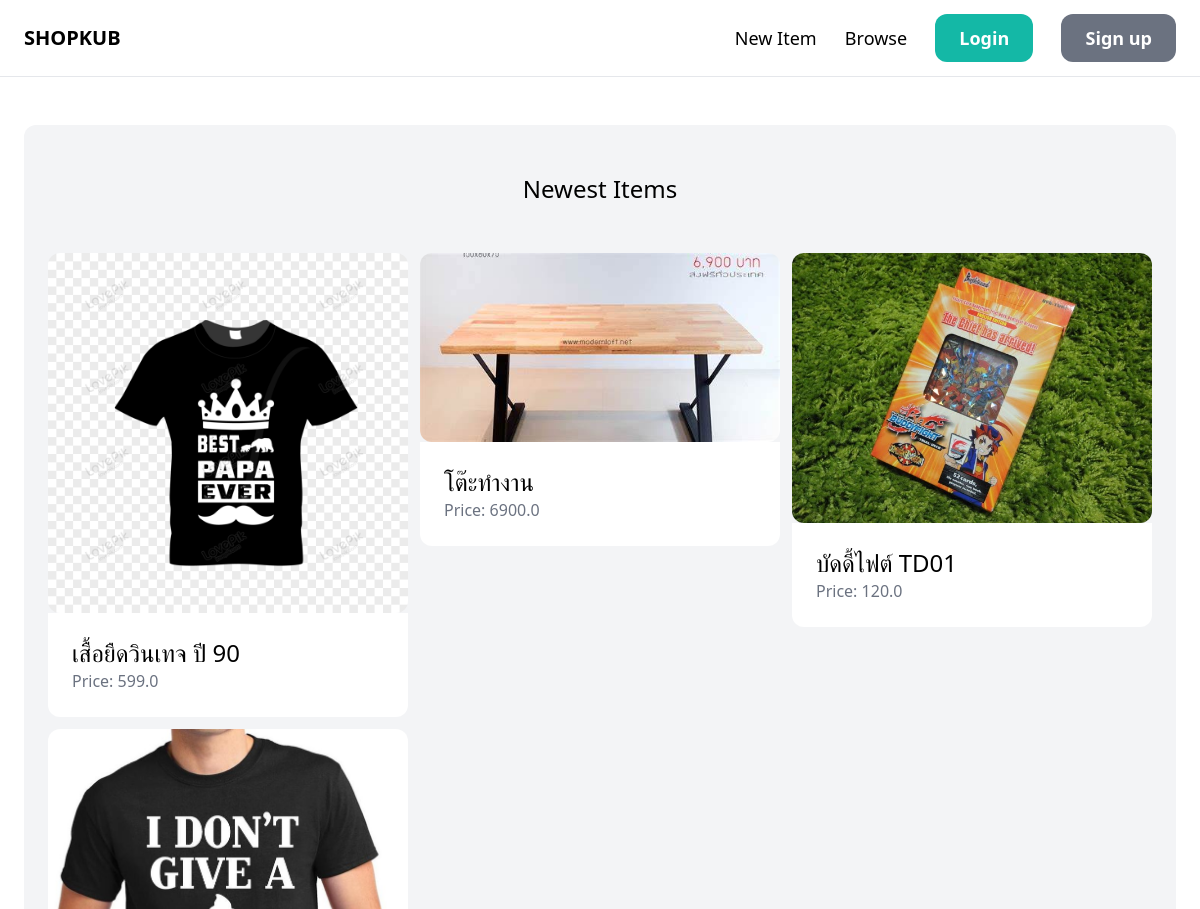
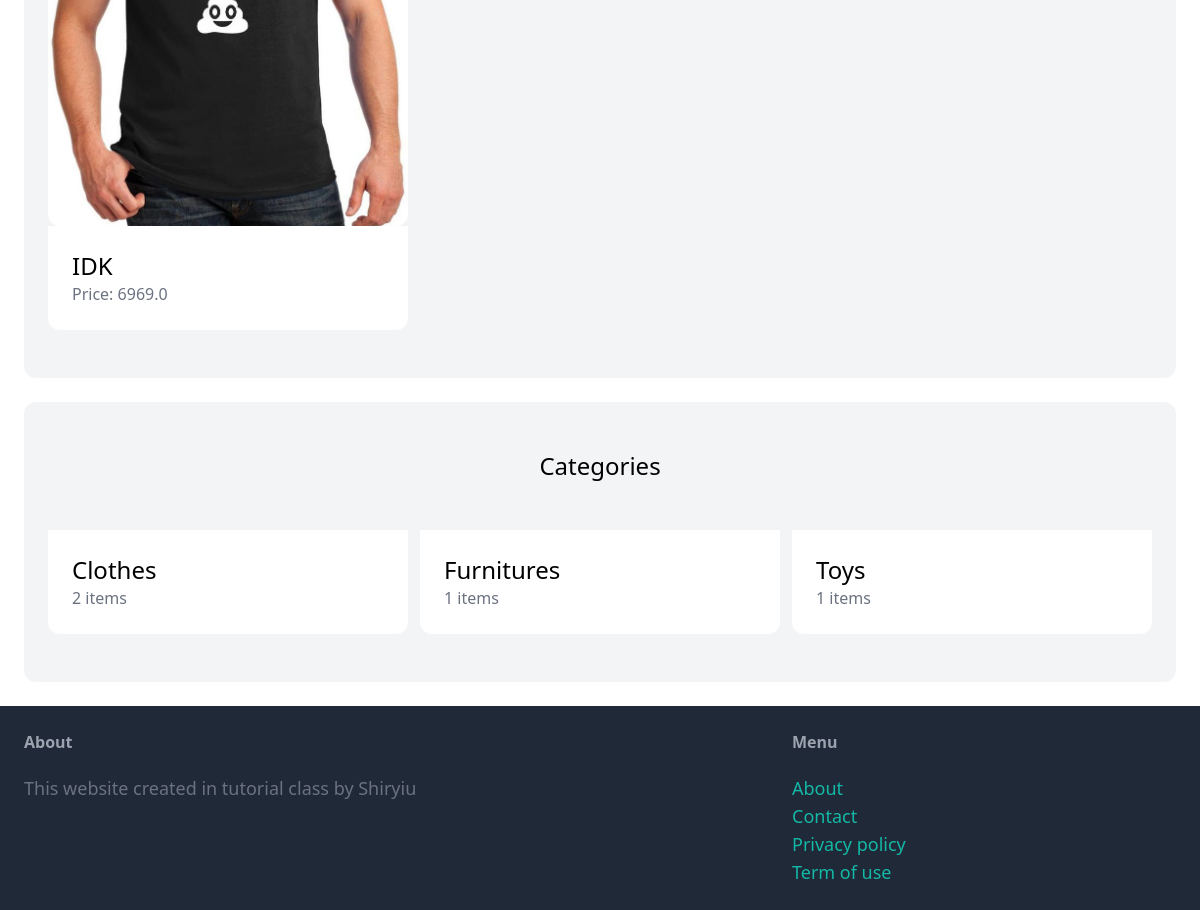
Before: / with the older database file (2 pictures, top to bottom).
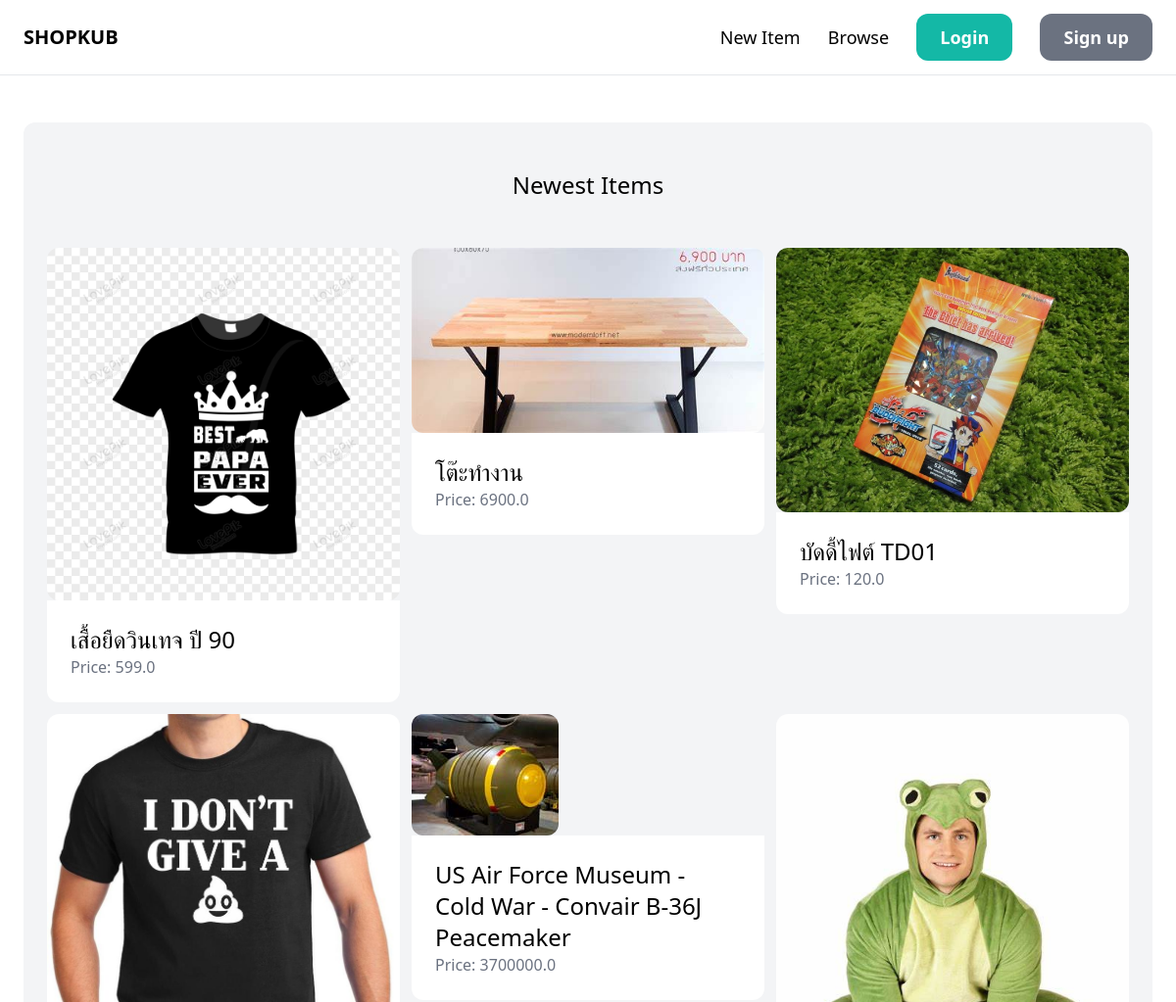
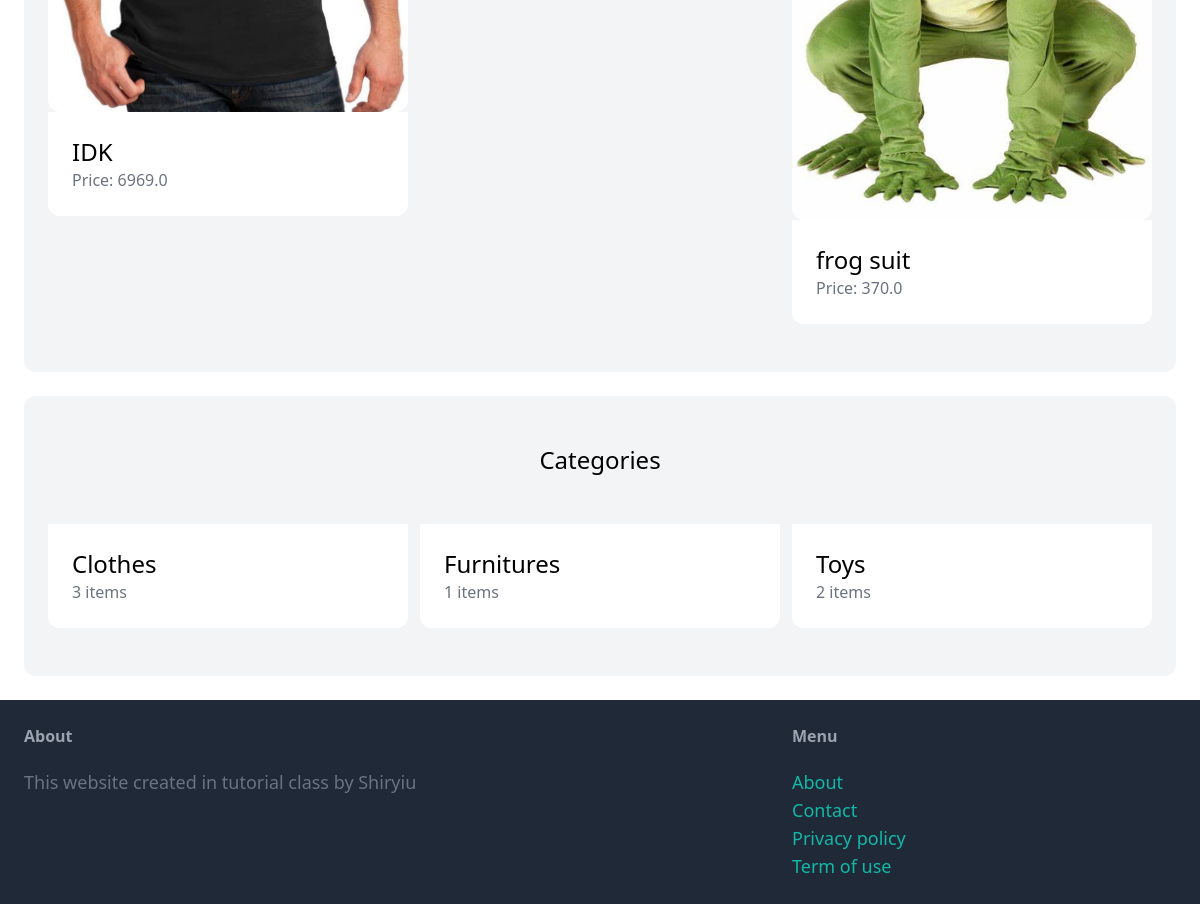
After: the same page with the newer database file (2 pictures, top to bottom).
### item/models.py (models this page shows, shortened)
class Item(models.Model):
    category = models.ForeignKey(Category, related_name="items", on_delete=models.CASCADE)
    name = models.CharField(max_length=255)
    description = models.TextField(blank=True, null=True)
    price = models.FloatField()
    image = models.ImageField(upload_to="item_images", blank=True, null=True)
    is_sold = models.BooleanField(default=False)
    created_by = models.ForeignKey(User, related_name="items", on_delete=models.CASCADE)
    created_at = models.DateTimeField(auto_now_add=True)

class Category(models.Model):
    name = models.CharField(max_length=255)
    class Meta:
        ordering = ("name", )
        verbose_name_plural = "Categories"

### core/views.py (the view)
# urls.py: path('', views.index, name="index"),
def index(request):
    items = Item.objects.filter(is_sold=False)[:6]
    categories = Category.objects.all()
    return render(request, "core/index.html", {
        "categories": categories,
        "items": items
    })

### core/templates/core/index.html (shortened to what this page needs)
{% extends 'core/base.html' %}
{% block content %}
    <div class="mt-6 px-6 py-12 bg-gray-100 rounded-xl">
        <h2 class="mb-12 text-2xl text-center">Newest Items</h2>
        <div class="grid grid-cols-3 gap-3">
            {% for item in items %}
            <a href="{% url 'item:detail' item.id %}">
                <div>
                    <img src="{{item.image.url}}" class="rounded-xl">
                </div>
                <div class="p-6 bg-white rounded-b-xl">
                    <h2 class="text-2xl"> {{item.name}} </h2>
                    <p class="text-gray-500"> Price: {{item.price}} </p>
                </div>
            </a>
            {% endfor %}
        </div>
    </div>
    <div class="mt-6 px-6 py-12 bg-gray-100 rounded-xl">
        <h2 class="mb-12 text-2xl text-center">Categories</h2>
        <div class="grid grid-cols-3 gap-3">
            {% for category in categories %}
            <a href="#">
                <div class="p-6 bg-white rounded-b-xl">
                    <h2 class="text-2xl"> {{category.name}} </h2>
                    <p class="text-gray-500"> {{category.items.count}} items</p>
                </div>
            </a>
            {% endfor %}
        </div>
    </div>
{% endblock %}

### core/templates/core/base.html (shortened to what this page needs)
<!doctype html>
<html>
    <head>
        <script src="https://cdn.tailwindcss.com"></script>
    </head>
    <body>
        <nav class="py-6 px-6 flex justify-between items-center border-b border-gray-200">
           <a href="/" class="text-xl font-semibold"> SHOPKUB</a>
           <div class="space-x-6">
                <a href="{% url 'item:new' %}" class="text-lg front-semibold hover:text-gray-500"> New Item</a>
                <a href="#" class="text-lg front-semibold hover:text-gray-500"> Browse</a>
                {% if request.user.is_authenticated %}
                    <a href="#" class="px-6 py-3 text-lg font-semibold bg-teal-500 text-white rounded-xl hover:bg-teal-700"> Inbox</a>
                    <a href="#" class="px-6 py-3 text-lg font-semibold bg-gray-500 text-white rounded-xl hover:bg-gray-700"> Dashboard</a>
                {% else %}
                    <a href="{% url 'core:login' %}" class="px-6 py-3 text-lg font-semibold bg-teal-500 text-white rounded-xl hover:bg-teal-700"> Login</a>
                    <a href="{% url 'core:signup' %}" class="px-6 py-3 text-lg font-semibold bg-gray-500 text-white rounded-xl hover:bg-gray-700"> Sign up</a>
                {% endif %}
           </div>
        </nav>
        <div class="px-6 py-6">
            {% block content %}
            {% endblock %}
        </div>
        <footer class="py-6 px-6 flex justify-between bg-gray-800">
            <div class="w-2/3 pr-10">
                <h3 class="mb-5 font-semibold text-gray-400">
                    About
                </h3>
                <p class="text-lg text-gray-500">
                    This website created in tutorial class by Shiryiu
                </p>
            </div>
            <div class="w-1/3">
                <h3 class="mb-5 font-semibold text-gray-400">Menu</h3>
                <ul>
                    <li> <a href="#" class="text-lg text-teal-500 hover:text-teal-700">About</a></li>
                    <li> <a href="{% url 'core:contact' %}" class="text-lg text-teal-500 hover:text-teal-700">Contact</a></li>
                    <li> <a href="#" class="text-lg text-teal-500 hover:text-teal-700">Privacy policy</a></li>
                    <li> <a href="#" class="text-lg text-teal-500 hover:text-teal-700">Term of use</a></li>
                </ul>
            </div>
        </footer>
    </body>
</html>

Changed rows visible on the page:
added Item: image (picture), name "US Air Force Museum - Cold War - Convair B-36J Peacemaker", price "3700000.0"
added Item: image (picture), name "frog suit", price "370.0"
computed for Category "Clothes": items.count "2" → "3"
computed for Category "Toys": items.count "1" → "2"
